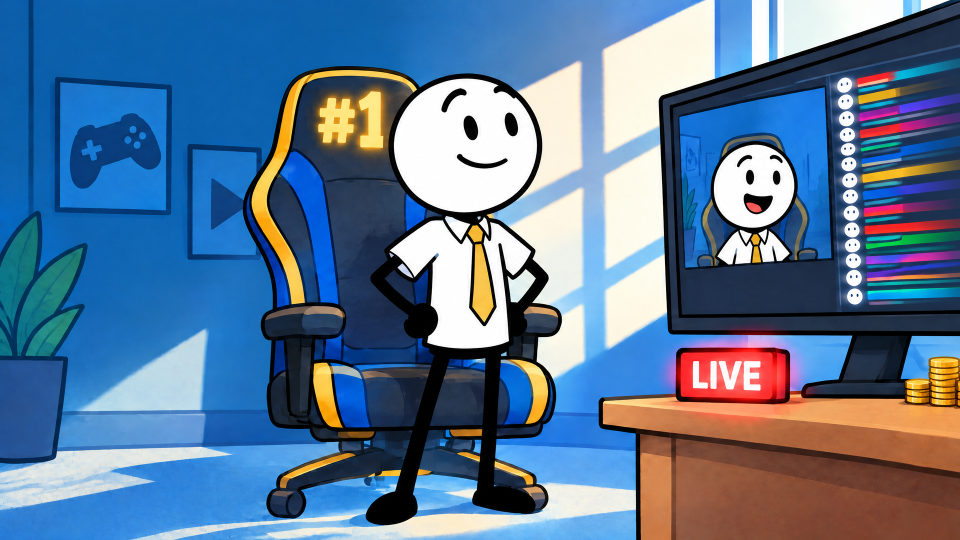
#> input picture film2-assets/section4/76.png, 1920 x 1080 px, found by its file name (shown at 1/2 size)
$ python sheet-section4.py ../section4/76.png
#> lines starting #> are read from the running program, lines starting #| are printed output that depends on the picture
import sys
from PIL import Image, ImageDraw, ImageFont
# usage: python3 -I sheet-section4.py <repo>/film2-assets   (writes the three Section 4 sheets into storyboards/)
A=sys.argv[1]; R=A+"/section4/"
B="/usr/share/fonts/truetype/dejavu/DejaVuSans-Bold.ttf"; Rg="/usr/share/fonts/truetype/dejavu/DejaVuSans.ttf"
f=lambda p,s: ImageFont.truetype(p,s)
W=2640; M=60; G=40; CW=(W-2*M-2*G)//3; IH=CW*9//16
S=[
 (76,"VO-105–106","4.1s","76.png","“Truth number two is not about money. It is about power.”","Locked room, morning. Coin stacks shoved to the desk edge; he stands tall in front of the #1 chair. STREAM screen, his confident face. LIVE bright. No text."),
 (77,"VO-107–109","9.7s","77.png","“Yesterday, you wrote to people — and nobody wrote back. You asked brands to notice you. Nothing. You asked the platforms for a chance. Silence.”","YESTERDAY: dim evening, small plain chair + desk. Three gray bubbles toward person / brand-tag / building icons, all unanswered. LIVE unlit. No text."),
 (78,"VO-110–111","6.3s","78.png","“Today, everybody answers in minutes. The platforms are not just paying you. They are calling you.”","TODAY: #1 chair, morning. Phone lit with blurred incoming replies; ringing-phone symbols. STREAM screen, LIVE bright. FLAG: ringing icons are phone symbols, not platform buildings."),
 (79,"VO-112–114","8.9s","79.png","“Each one wants you standing on their side. And they are not calling because of how you play. They are calling because of the crowd standing behind you.”","Three generic platform buildings lean in; huge viewer-icon crowd behind him (biggest element). Gold tie, calm. No text, no logos."),
 (80,"VO-115–116","7.2s","80.png","“Because that is what you own now. A crowd that companies cannot build for themselves — so they have to come to you.”","His door: line of suits with briefcases, hats in hand; he stands relaxed, crowd icons visible inside. No text."),
 (81,"VO-117–118","4.9s","81.png","“The famous names you used to watch? They are asking to come on YOUR stream now.”","Three generic star stickmen (sunglasses, sparkles) ask to come on; he is surprised. STREAM screen, LIVE bright. NOTE: one star wears a blue shirt. No text."),
 (82,"VO-119–120","7.9s","82.png","“Not because you are famous like them. Because your room is where the people are — and being seen in your room is worth money to them.”","Room glowing gold, packed with viewer icons; stars outside door/window looking in. [LOCAL FIX] monitor = locked STREAM screen asset (model's eye-icon screen replaced). No text."),
 (83,"VO-121–122","7.9s","83.png","“And your crowd is not just an audience anymore. It is a store, a TV channel, and a billboard — all in one place.”","One crowd, three forms: storefront, TV, billboard around him. Blank signs. No text."),
 (84,"VO-123","2.3s","84.png","“You point at a product, and it sells out.”","Empty shelf, ONE blank box, his gold-tie sleeve points from frame left. Text: SOLD OUT (tag only)."),
 (85,"VO-124","9.9s","85.png","“You point at a tiny streamer nobody knows — a kid in a small room, talking to nobody, just like you were yesterday — and his room explodes in seconds.”","BASE: tiny plain streamer (no tie), one viewer icon on dark monitor, lead's pointing silhouette + glow from left. FREE STATE 85-state.png (sheet 3) lands at “explodes”. No text."),
 (86,"VO-125–126","5.1s","86.png","“You can make somebody else's whole business in one night. With one sentence.”","[FIX ROUND, model edit 1.00] Night street: the store is lit and open, small crowd inside. He stands frame left, HAPPY, hands on hips, gold tie; speech bubble removed. Blank sign. No text."),
 (87,"VO-127–128","5.9s","87.png","“Yesterday, you needed the world. Today, the world needs you.”","Mirror halves: LEFT dim, small, reaching up to a huge globe; RIGHT bright, tall, globe small by the #1 chair. No text."),
 (88,"VO-129","2.7s","88.png","“And it knocks on your door — politely.”","Closing bridge: calm evening, building figure + company suit + star figure wait, one knocks gently, hats in hand; warm light under the door. No text. [VO-130–131 now OPEN Section 5.]"),
 ("85·STATE","VO-124 (payoff)","9.9s","85-state.png","“…and his room explodes in seconds.”  (free state of shot 85)","FREE STATE, built locally, 0 credits: crowd icons flooding in, light burst, monitor alive with the STREAM screen. [FIX ROUND] his face repainted QUIETLY HAPPY to match shot 88's suited figure (closed smile line, soft brows), face only."),
]
def wrap(d,t,font,w):
    out=[];cur=""
    for word in t.split():
        x=(cur+" "+word).strip()
        if d.textlength(x,font=font)<=w: cur=x
        else: out.append(cur);cur=word
    out.append(cur);return out
def sheet(shots,rng,status,out):
#> called with rng = '76–81'
    rows=[shots[i:i+3] for i in range(0,len(shots),3)]
    RH=IH+470; H=300+len(rows)*RH+40
    im=Image.new("RGB",(W,H),(14,14,16));d=ImageDraw.Draw(im)
    d.text((M,50),f"FILM #2 · #1 STREAMER OVERNIGHT · Storyboard v4 · Section 4 · Shots {rng}",font=f(B,56),fill="white")
    d.text((M,140),status,font=f(Rg,34),fill=(230,200,60))
    d.text((M,200),"1920×1080 masters · gpt_image_2_5 16:9 2k medium · 1.00 each · one generation per shot, no re-rolls",font=f(Rg,30),fill=(160,160,160))
    for r,row in enumerate(rows):
        for c,(n,vo,dur,fn,line,note) in enumerate(row):
            x=M+c*(CW+G); y=290+r*RH
            im.paste(Image.open(R+fn).convert("RGB").resize((CW,IH),Image.LANCZOS),(x,y))
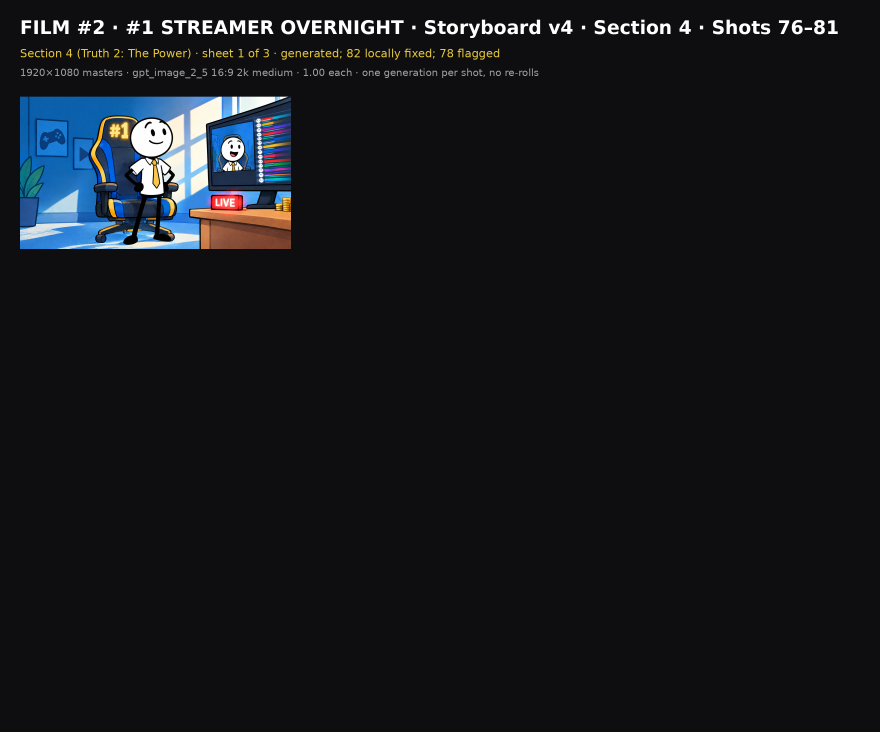
#> im: PIL image 2640x2194 RGB (shown at 1/3 size); mean R, G, B 21.3, 23, 26.6
            d.text((x,y+IH+14),f"SHOT {n} · {vo} · {dur}",font=f(B,34),fill=(250,210,40))
            yy=y+IH+66
            for l in wrap(d,line,f(B,28),CW): d.text((x,yy),l,font=f(B,28),fill="white"); yy+=38
#> in wrap, `cur = ''`: cur = ''
#> this loop made 2 passes
#> yy on pass 1: 851
#> (l, yy) on pass 2: ('power.”', 889)
#> after the loop, yy = 889
            yy+=6
#> yy = 895
            for l in wrap(d,note,f(Rg,25),CW): d.text((x,yy),l,font=f(Rg,25),fill=(150,150,155)); yy+=33
#> this loop made 3 passes
#> yy on passes 1 to 2: 928, 961
#> (l, yy) on pass 3: ('face. LIVE bright. No text.', 994)
#> after the loop, yy = 994
#> pass 2 of the loop in sheet, `for r,row in enumerate(rows):`:
#> x = 60
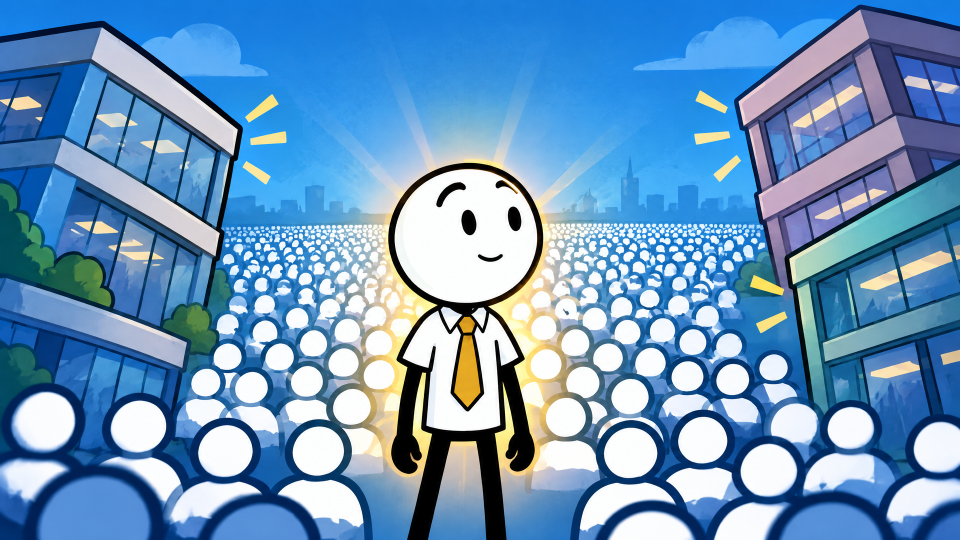
#> input picture film2-assets/section4/79.png, 1920 x 1080 px, found by its file name (shown at 1/2 size)
#> in sheet, `im.paste(Image.open(R+fn).convert("RGB").resize((CW,IH),Image.LANCZOS)..`:
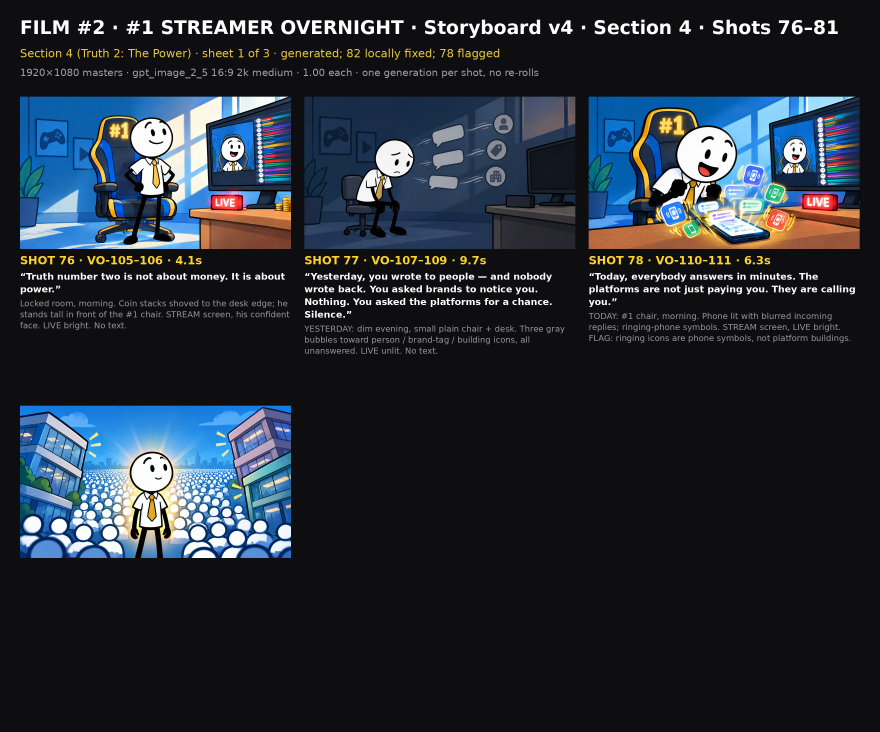
#> im: PIL image 2640x2194 RGB (shown at 1/3 size); mean R, G, B 37.7, 44.3, 52.2
    im.save(out+".png"); im.save(out+".pdf","PDF",resolution=100)
#> after `im.save(out + '.png')`:
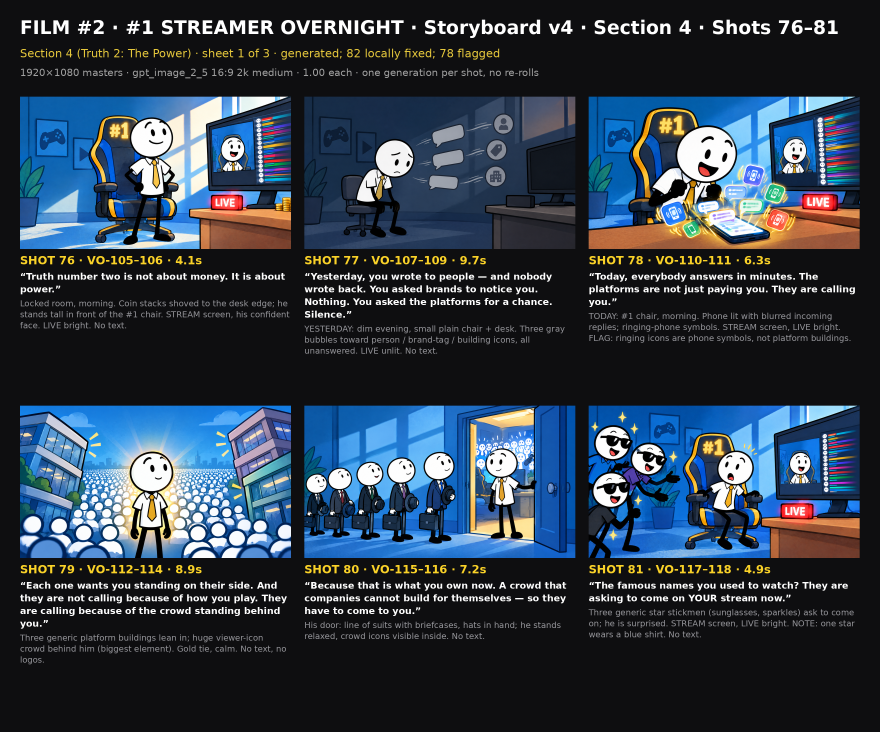
#> saved as section4-storyboard-v4-shots-76-81.png: PIL image 2640x2194 RGB (shown at 1/3 size); mean R, G, B 47.5, 59.3, 72.6
P=A+"/storyboards/section4-storyboard-v4-"
sheet(S[0:6],"76–81","Section 4 (Truth 2: The Power) · sheet 1 of 3 · generated; 82 locally fixed; 78 flagged",P+"shots-76-81")
sheet(S[6:12],"82–87","Section 4 · sheet 2 of 3 · 82 monitor replaced locally · 86 edited (fix round, 1.00)",P+"shots-82-87")
#> (the run stopped early here; a loop or call above may not have finished)
